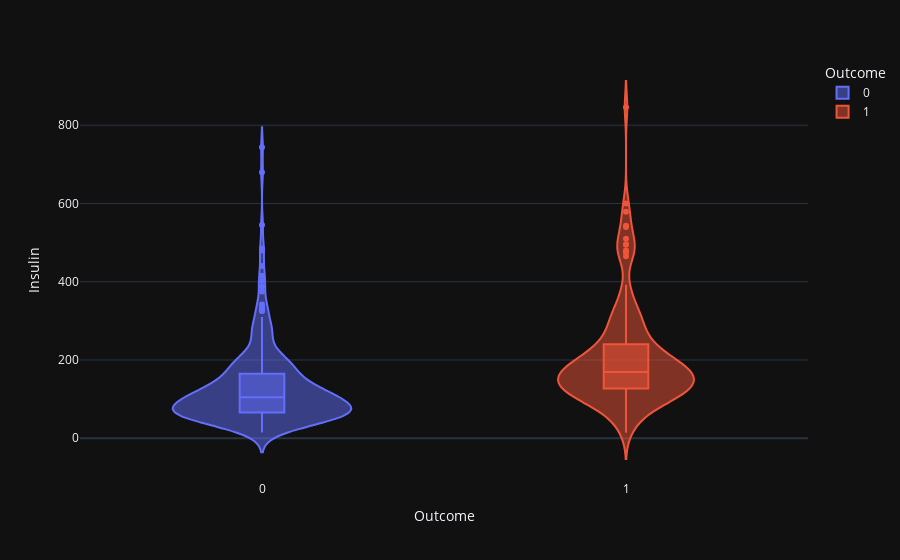

Write notebook code for a chart like this one.
### Code cell
violin('Insulin')#繪製提琴圖，觀察'Insulin'與'是否有糖尿病'高低關係

### Figure 1 — Plotly figure (JSON) as saved in the notebook; plotly's stock layout.template omitted (floating-point values rounded to 4 significant figures; data arrays with more than 128 entries replaced by an {"elided": "..."} marker saying what was removed)
{"data": [{"alignmentgroup": "True", "box": {"visible": true}, "hovertemplate": "Outcome=%{x}<br>Insulin=%{y}<extra></extra>", "legendgroup": "0", "marker": {"color": "#636efa"}, "name": "0", "offsetgroup": "0", "orientation": "v", "scalegroup": "True", "showlegend": true, "type": "violin", "x": {"elided": "262 int values"}, "x0": " ", "xaxis": "x", "y": {"elided": "262 int values"}, "y0": " ", "yaxis": "y"}, {"alignmentgroup": "True", "box": {"visible": true}, "hovertemplate": "Outcome=%{x}<br>Insulin=%{y}<extra></extra>", "legendgroup": "1", "marker": {"color": "#EF553B"}, "name": "1", "offsetgroup": "1", "orientation": "v", "scalegroup": "True", "showlegend": true, "type": "violin", "x": {"elided": "130 int values"}, "x0": " ", "xaxis": "x", "y": {"elided": "130 int values"}, "y0": " ", "yaxis": "y"}], "layout": {"legend": {"title": {"text": "Outcome"}, "tracegroupgap": 0}, "margin": {"t": 60}, "violinmode": "overlay", "xaxis": {"anchor": "y", "categoryarray": [0, 1], "categoryorder": "array", "domain": [0, 1], "title": {"text": "Outcome"}}, "yaxis": {"anchor": "x", "domain": [0, 1], "title": {"text": "Insulin"}}}}
